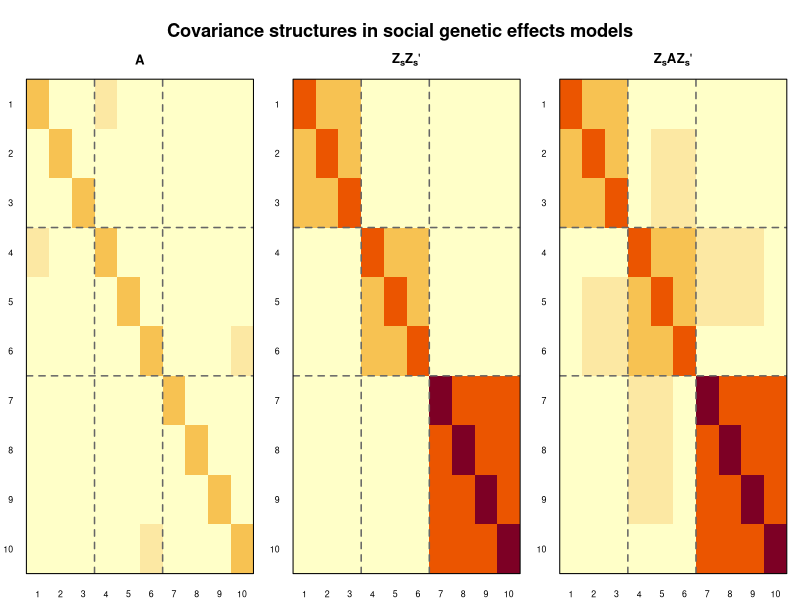
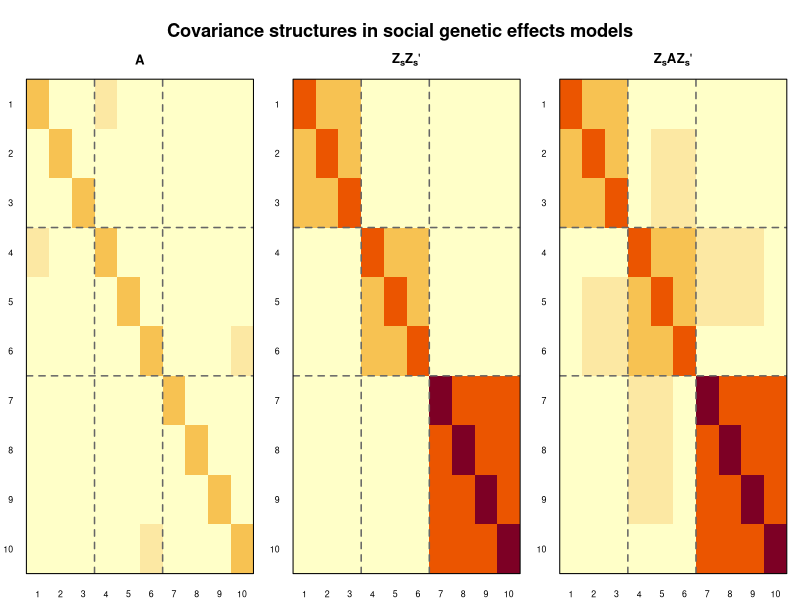

These figures' R source, in order:
# illustrate_covariance.R
# Graphical illustration of covariance structures in social genetic effects models:
#   A     – additive relationship matrix (sparse, follows pedigree)
#   ZZ'   – pen membership (block-diagonal)
#   ZAZ'  – social genetic covariance (connects pen blocks via shared ancestry)
#
# Toy setup: 10 pen animals in pens of size 3, 3, and 4.
# Two sibling links bridge pens: one sibling pair across pens 1 and 2,
# and one sibling pair across pens 2 and 3.

# ── Pedigree ────────────────────────────────────────────────────────────────
# Row indices are used as IDs. Parents must appear before offspring.
# Rows 1-2:  external founders for pen1-pen2 sibling pair
# Rows 3-4:  external founders for pen2-pen3 sibling pair
# Rows 5-7:  pen 1 animals (row 5 is sibling with row 8)
# Rows 8-10: pen 2 animals (row 8 siblings with row 5; row 10 siblings with row 14)
# Rows 11-14: pen 3 animals (row 14 is sibling with row 10)
ped <- matrix(c(
   1,  0,  0,   # external founder
   2,  0,  0,   # external founder
   3,  0,  0,   # external founder
   4,  0,  0,   # external founder
   5,  1,  2,   # pen 1 sibling (with row 8)
   6,  0,  0,   # pen 1 founder
   7,  0,  0,   # pen 1 founder
   8,  1,  2,   # pen 2 sibling (with row 5)
   9,  0,  0,   # pen 2 founder
  10,  3,  4,   # pen 2 sibling (with row 14)
  11,  0,  0,   # pen 3 founder
  12,  0,  0,   # pen 3 founder
  13,  0,  0,   # pen 3 founder
  14,  3,  4    # pen 3 sibling (with row 10)
), ncol = 3, byrow = TRUE)

n_ped <- nrow(ped)          # 14

# pen animals by row index (excludes external founders 1:4)
pen_rows <- 5:14
n <- length(pen_rows)       # 10

# ── Numerator Relationship Matrix A (tabular method) ────────────────────────
A_full <- matrix(0, n_ped, n_ped)
for (i in seq_len(n_ped)) {
  s <- ped[i, 2]; d <- ped[i, 3]
  if (s > 0 && d > 0) {
    A_full[i, i] <- 1 + 0.5 * A_full[s, d]
  } else {
    A_full[i, i] <- 1
  }
  for (j in seq_len(i - 1)) {
    val <- 0
    if (s > 0) val <- val + 0.5 * A_full[s, j]
    if (d > 0) val <- val + 0.5 * A_full[d, j]
    A_full[i, j] <- val
    A_full[j, i] <- val
  }
}
A <- A_full[pen_rows, pen_rows]

# ── Z matrix (pen-mate incidence) ────────────────────────────────────────────
# pens defined by original row indices; external founders (1:4) excluded
pens <- list(c(5, 6, 7), c(8, 9, 10), c(11, 12, 13, 14))
Zs_full <- matrix(0, n_ped, n_ped)
for (pen in pens) {
  for (i in pen) for (j in pen) if (i != j) Zs_full[i, j] <- 1
}

ZsZst_full  <- Zs_full %*% t(Zs_full)
ZsAZst_full <- Zs_full %*% A_full %*% t(Zs_full)

ZsZst  <- ZsZst_full[pen_rows,  pen_rows]
ZsAZst <- ZsAZst_full[pen_rows, pen_rows]

# ── Plotting ─────────────────────────────────────────────────────────────────
plot_mat <- function(mat, title) {
  # image() plots column-major with (1,1) at bottom-left; we flip rows so the
  # matrix reads top-to-bottom as expected.
  image(1:n, 1:n, t(mat[n:1, ]),
        col  = hcl.colors(64, "YlOrRd", rev = TRUE),
        zlim = c(0, max(ZsAZst)),
        xlab = "", ylab = "", axes = FALSE,
        main = title)
  axis(1, at = 1:n, labels = 1:n, cex.axis = 0.8, tick = FALSE)
  axis(2, at = 1:n, labels = n:1, cex.axis = 0.8, tick = FALSE, las = 1)
  # pen boundary lines (after animal 3 and 6)
  abline(v = c(3.5, 6.5),         col = "grey40", lty = 2, lwd = 1.5)
  abline(h = n + 1 - c(3.5, 6.5), col = "grey40", lty = 2, lwd = 1.5)
  box()
}

png("covariance_illustration.png", width = 1600, height = 600, res = 150)
  par(mfrow = c(1, 3), mar = c(2, 2, 3, 1), oma = c(0, 0, 3, 0))
  plot_mat(A,    expression(bold(A)))
  plot_mat(ZsZst,  expression(bold(Z[s]*Z[s])*"'"))
  plot_mat(ZsAZst, expression(bold(Z[s]*A*Z[s])*"'"))
  mtext("Covariance structures in social genetic effects models",
        outer = TRUE, cex = 1.1, font = 2)
dev.off()

pdf("covariance_illustration.pdf", width = 12, height = 4.5)
  par(mfrow = c(1, 3), mar = c(2, 2, 3, 1), oma = c(0, 0, 3, 0))
  plot_mat(A,    expression(bold(A)))
  plot_mat(ZsZst,  expression(bold(Z[s]*Z[s])*"'"))
  plot_mat(ZsAZst, expression(bold(Z[s]*A*Z[s])*"'"))
  mtext("Covariance structures in social genetic effects models",
        outer = TRUE, cex = 1.1, font = 2)
dev.off()

message("Saved covariance_illustration.pdf and .png")
